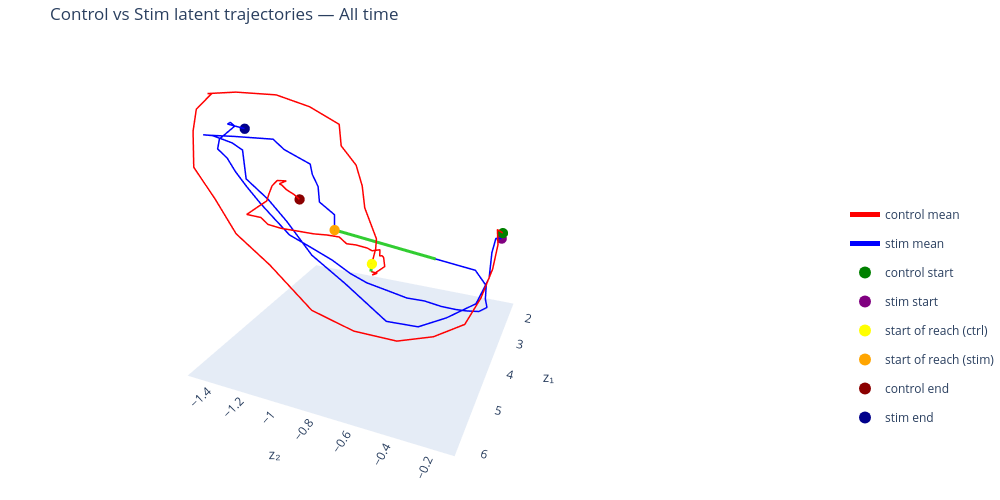

The cell this chart's notebook holds for it:
### Code cell
# Plot without offset
fig = plot_latent_phase_portrait_shared(
    z_control=z_control,
    z_stim=z_stim_1,
    centers_ms_control=centers_ms_control,
    centers_ms_stim=centers_ms_stim,
    alpha_trials=0.05,
    stim_z1_offset=0.0, 
    time_window="all",
    show_markers=False,
    show_trials=False,
    show_z=False,
    highlight_segments=True,
)

fig.update_layout(scene_camera=dict(
    eye=dict(x=1.75, y=0.75, z=0.75),
    center=dict(x=0, y=0, z=-0.2)
))

fig.show()

### Figure 1 — Plotly figure (JSON) as saved in the notebook; plotly's stock layout.template omitted (floating-point values rounded to 4 significant figures)
{"data": [{"legendgroup": "control mean", "line": {"color": "red", "width": 3}, "marker": {"color": [-590.0, -570.0, -550.0, -530.0, -510.0, -490.0, -470.0, -450.0, -430.0, -410.0, -390.0, -370.0, -350.0, -330.0, -310.0, -290.0, -270.0, -250.0, -230.0, -210.0, -190.0, -170.0, -150.0, -130.0, -110.0, -90.0, -70.0, -50.0, -30.0, -10.0], "colorscale": [[0, "#440154"], [0.1111, "#482878"], [0.2222, "#3e4989"], [0.3333, "#31688e"], [0.4444, "#26828e"], [0.5556, "#1f9e89"], [0.6667, "#35b779"], [0.7778, "#6ece58"], [0.8889, "#b5de2b"], [1, "#fde725"]], "showscale": false, "size": 3}, "mode": "lines", "name": "control mean", "showlegend": true, "type": "scatter3d", "x": [1.683, 2.485, 3.222, 3.865, 4.434, 4.975, 5.369, 5.721, 5.938, 6.07, 5.892, 5.915, 5.774, 5.738, 5.414, 5.237, 4.982, 5.289, 5.006, 4.552, 4.301, 4.197, 4.625, 4.686, 4.866, 5.133, 5.204, 5.187, 5.213, 5.382], "y": [-0.2125, -0.2077, -0.1586, -0.1398, -0.1521, -0.1849, -0.2994, -0.4397, -0.624, -0.8134, -1.056, -1.222, -1.353, -1.462, -1.525, -1.535, -1.499, -1.445, -1.353, -1.224, -1.087, -0.9441, -0.8698, -0.7843, -0.7284, -0.6791, -0.6366, -0.6134, -0.6136, -0.6103], "z": [0.3809, 0.5319, 0.5426, 0.4795, 0.378, 0.2995, 0.2694, 0.2787, 0.3392, 0.4506, 0.649, 0.8161, 0.988, 1.162, 1.339, 1.456, 1.533, 1.556, 1.555, 1.523, 1.448, 1.347, 1.26, 1.161, 1.062, 0.9712, 0.8808, 0.7992, 0.7403, 0.6735]}, {"legendgroup": "control mean", "line": {"color": "limegreen", "width": 6}, "marker": {"color": "limegreen", "size": 5}, "mode": "lines", "name": "control mean IR region", "showlegend": false, "type": "scatter3d", "x": [5.382, 5.415], "y": [-0.6103, -0.6099], "z": [0.6735, 0.63]}, {"legendgroup": "control mean", "line": {"color": "red", "width": 3}, "marker": {"color": [10.0, 30.0, 50.0, 70.0, 90.0, 110.0, 130.0, 150.0, 170.0, 190.0, 210.0, 230.0, 250.0, 270.0, 290.0, 310.0, 330.0, 350.0, 370.0, 390.0, 410.0, 430.0, 450.0, 470.0, 490.0, 510.0, 530.0, 550.0, 570.0, 590.0], "colorscale": [[0, "#440154"], [0.1111, "#482878"], [0.2222, "#3e4989"], [0.3333, "#31688e"], [0.4444, "#26828e"], [0.5556, "#1f9e89"], [0.6667, "#35b779"], [0.7778, "#6ece58"], [0.8889, "#b5de2b"], [1, "#fde725"]], "showscale": false, "size": 3}, "mode": "lines", "name": "control mean", "showlegend": false, "type": "scatter3d", "x": [5.415, 5.213, 5.209, 4.728, 4.474, 4.388, 4.389, 4.193, 4.34, 4.303, 4.447, 4.569, 4.569, 4.742, 4.945, 5.153, 5.392, 5.533, 5.525, 5.717, 5.207, 5.085, 4.978, 4.887, 4.819, 5.065, 5.113, 5.165, 5.158, 5.133], "y": [-0.6099, -0.6049, -0.6309, -0.6269, -0.6647, -0.6848, -0.6972, -0.7213, -0.7463, -0.7789, -0.8241, -0.8593, -0.9009, -0.9429, -0.9839, -1.036, -1.082, -1.124, -1.163, -1.197, -1.189, -1.198, -1.199, -1.186, -1.148, -1.139, -1.115, -1.082, -1.041, -1.019], "z": [0.63, 0.5818, 0.5626, 0.5338, 0.5442, 0.5372, 0.533, 0.5393, 0.5506, 0.5569, 0.5934, 0.6139, 0.6529, 0.6851, 0.7159, 0.7557, 0.8007, 0.8387, 0.8743, 0.9142, 0.9333, 0.964, 1.002, 1.027, 1.022, 1.034, 1.034, 1.018, 0.9919, 0.9636]}, {"legendgroup": "stim mean", "line": {"color": "blue", "width": 3}, "marker": {"color": [-590.0, -570.0, -550.0, -530.0, -510.0, -490.0, -470.0, -450.0, -430.0, -410.0, -390.0, -370.0, -350.0, -330.0, -310.0, -290.0, -270.0, -250.0, -230.0, -210.0, -190.0, -170.0, -150.0, -130.0, -110.0, -90.0, -70.0, -50.0, -30.0], "colorscale": [[0, "#440154"], [0.1111, "#482878"], [0.2222, "#3e4989"], [0.3333, "#31688e"], [0.4444, "#26828e"], [0.5556, "#1f9e89"], [0.6667, "#35b779"], [0.7778, "#6ece58"], [0.8889, "#b5de2b"], [1, "#fde725"]], "showscale": false, "size": 3}, "mode": "lines", "name": "stim mean", "showlegend": true, "type": "scatter3d", "x": [1.66, 2.45, 3.139, 3.748, 4.275, 4.643, 4.948, 5.073, 4.815, 4.751, 4.513, 4.5, 4.612, 4.347, 4.571, 4.841, 5.046, 5.264, 5.18, 4.856, 4.219, 4.303, 4.243, 4.185, 4.389, 4.553, 4.802, 4.688, 4.873], "y": [-0.2171, -0.2125, -0.1905, -0.1587, -0.1825, -0.3013, -0.4172, -0.5715, -0.8352, -1.035, -1.22, -1.329, -1.434, -1.499, -1.508, -1.511, -1.509, -1.508, -1.493, -1.422, -1.328, -1.248, -1.18, -1.12, -1.074, -1.015, -0.9683, -0.9053, -0.8784], "z": [0.3293, 0.4543, 0.4613, 0.3871, 0.2947, 0.2352, 0.2029, 0.2238, 0.3746, 0.5217, 0.6897, 0.8256, 0.9675, 1.129, 1.196, 1.248, 1.284, 1.308, 1.299, 1.273, 1.211, 1.16, 1.112, 1.069, 1.028, 0.9747, 0.912, 0.8234, 0.7535]}, {"legendgroup": "stim mean", "line": {"color": "limegreen", "width": 6}, "marker": {"color": "limegreen", "size": 5}, "mode": "lines", "name": "stim mean IR region", "showlegend": false, "type": "scatter3d", "x": [4.873, 3.127], "y": [-0.8784, -0.5076], "z": [0.7535, 0.3351]}, {"legendgroup": "stim mean", "line": {"color": "blue", "width": 3}, "marker": {"color": [47.93, 67.93, 87.93, 107.9, 127.9, 147.9, 167.9, 187.9, 207.9, 227.9, 247.9, 267.9, 287.9, 307.9, 327.9, 347.9, 367.9, 387.9, 407.9, 427.9, 447.9, 467.9, 487.9, 507.9, 527.9, 547.9, 567.9, 587.9], "colorbar": {"thickness": 15, "title": {"text": "Time (ms)"}, "x": 1}, "colorscale": [[0, "#440154"], [0.1111, "#482878"], [0.2222, "#3e4989"], [0.3333, "#31688e"], [0.4444, "#26828e"], [0.5556, "#1f9e89"], [0.6667, "#35b779"], [0.7778, "#6ece58"], [0.8889, "#b5de2b"], [1, "#fde725"]], "showscale": true, "size": 3}, "mode": "lines", "name": "stim mean", "showlegend": false, "type": "scatter3d", "x": [3.127, 2.086, 1.967, 2.159, 2.206, 2.366, 2.557, 2.7, 2.923, 3.138, 3.449, 3.631, 3.876, 3.988, 4.068, 4.261, 4.466, 4.521, 4.583, 4.638, 4.679, 4.699, 4.883, 4.795, 4.463, 4.671, 4.915, 4.819], "y": [-0.5076, -0.3364, -0.2642, -0.2507, -0.2323, -0.2727, -0.3404, -0.397, -0.4726, -0.5607, -0.6398, -0.7368, -0.8401, -0.9277, -1.028, -1.125, -1.219, -1.298, -1.364, -1.429, -1.482, -1.52, -1.527, -1.531, -1.507, -1.482, -1.442, -1.365], "z": [0.3351, 0.09436, -0.05052, -0.1297, -0.1934, -0.2085, -0.1811, -0.1538, -0.09975, -0.03088, 0.03709, 0.1079, 0.1959, 0.271, 0.368, 0.4766, 0.5847, 0.699, 0.8038, 0.9174, 1.02, 1.106, 1.183, 1.238, 1.297, 1.34, 1.352, 1.325]}, {"marker": {"color": "green", "size": 6}, "mode": "markers", "name": "control start", "type": "scatter3d", "x": [1.683], "y": [-0.2125], "z": [0.3809]}, {"marker": {"color": "purple", "size": 6}, "mode": "markers", "name": "stim start", "type": "scatter3d", "x": [1.66], "y": [-0.2171], "z": [0.3293]}, {"marker": {"color": "yellow", "size": 6}, "mode": "markers", "name": "start of reach (ctrl)", "type": "scatter3d", "x": [5.382], "y": [-0.6103], "z": [0.6735]}, {"marker": {"color": "orange", "size": 6}, "mode": "markers", "name": "start of reach (stim)", "type": "scatter3d", "x": [4.873], "y": [-0.8784], "z": [0.7535]}, {"marker": {"color": "darkred", "size": 6}, "mode": "markers", "name": "control end", "type": "scatter3d", "x": [5.133], "y": [-1.019], "z": [0.9636]}, {"marker": {"color": "darkblue", "size": 6}, "mode": "markers", "name": "stim end", "type": "scatter3d", "x": [4.819], "y": [-1.365], "z": [1.325]}], "layout": {"height": 500, "legend": {"itemsizing": "constant", "x": 1.15, "y": 0.4}, "margin": {"b": 0, "l": 0, "r": 0, "t": 40}, "scene": {"aspectmode": "cube", "camera": {"center": {"x": 0, "y": 0, "z": -0.2}, "eye": {"x": 1.75, "y": 0.75, "z": 0.75}}, "xaxis": {"showbackground": false, "showgrid": false, "showticklabels": true, "title": {"text": "z₁"}}, "yaxis": {"showbackground": false, "showgrid": false, "showticklabels": true, "title": {"text": "z₂"}}, "zaxis": {"showbackground": true, "showgrid": true, "showticklabels": false, "title": {"text": ""}}}, "title": {"text": "Control vs Stim latent trajectories — All time"}, "width": 1000}}
